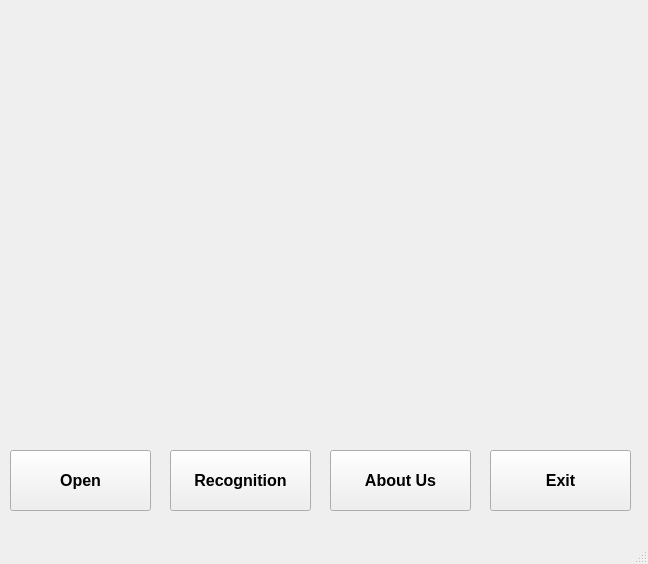
<?xml version="1.0" encoding="UTF-8"?>
<ui version="4.0">
 <class>MainWindow</class>
 <widget class="QMainWindow" name="MainWindow">
  <property name="geometry">
   <rect>
    <x>0</x>
    <y>0</y>
    <width>648</width>
    <height>564</height>
   </rect>
  </property>
  <property name="windowTitle">
   <string>MainWindow</string>
  </property>
  <widget class="QWidget" name="centralwidget">
   <widget class="QLabel" name="label">
    <property name="geometry">
     <rect>
      <x>0</x>
      <y>0</y>
      <width>651</width>
      <height>421</height>
     </rect>
    </property>
    <property name="styleSheet">
     <string notr="true">background-image: url(:/background/img/cong-nghe-nhan-dien-khuon-mat-1.jpg);</string>
    </property>
    <property name="text">
     <string/>
    </property>
   </widget>
   <widget class="QPushButton" name="pushButton">
    <property name="geometry">
     <rect>
      <x>10</x>
      <y>450</y>
      <width>141</width>
      <height>61</height>
     </rect>
    </property>
    <property name="font">
     <font>
      <pointsize>12</pointsize>
      <weight>75</weight>
      <bold>true</bold>
     </font>
    </property>
    <property name="text">
     <string>Open</string>
    </property>
   </widget>
   <widget class="QPushButton" name="pushButton_2">
    <property name="geometry">
     <rect>
      <x>170</x>
      <y>450</y>
      <width>141</width>
      <height>61</height>
     </rect>
    </property>
    <property name="font">
     <font>
      <pointsize>12</pointsize>
      <weight>75</weight>
      <bold>true</bold>
     </font>
    </property>
    <property name="text">
     <string>Recognition</string>
    </property>
   </widget>
   <widget class="QPushButton" name="pushButton_3">
    <property name="geometry">
     <rect>
      <x>490</x>
      <y>450</y>
      <width>141</width>
      <height>61</height>
     </rect>
    </property>
    <property name="font">
     <font>
      <pointsize>12</pointsize>
      <weight>75</weight>
      <bold>true</bold>
     </font>
    </property>
    <property name="text">
     <string>Exit</string>
    </property>
   </widget>
   <widget class="QPushButton" name="pushButton_4">
    <property name="geometry">
     <rect>
      <x>330</x>
      <y>450</y>
      <width>141</width>
      <height>61</height>
     </rect>
    </property>
    <property name="font">
     <font>
      <pointsize>12</pointsize>
      <weight>75</weight>
      <bold>true</bold>
     </font>
    </property>
    <property name="text">
     <string>About Us</string>
    </property>
   </widget>
  </widget>
  <widget class="QStatusBar" name="statusbar"/>
 </widget>
 <resources>
  <include location="hinh.qrc"/>
 </resources>
 <connections/>
</ui>
